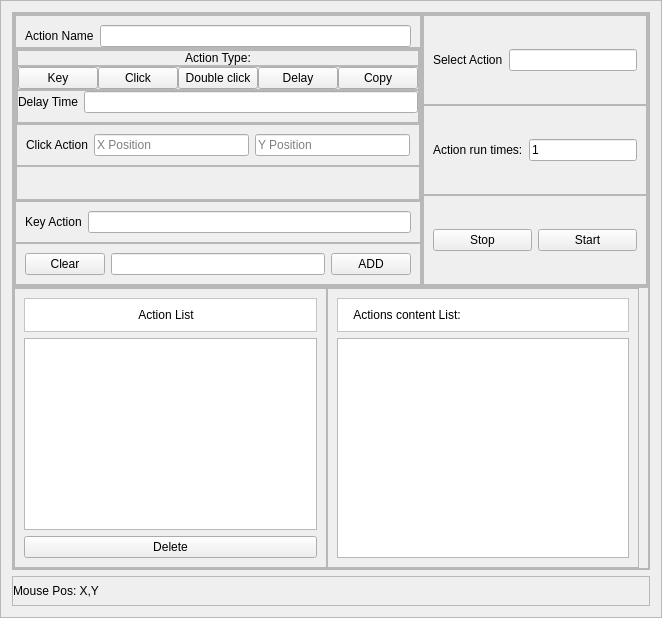
     <widget class="QFrame" name="frame">
      <property name="frameShape">
       <enum>QFrame::StyledPanel</enum>
      </property>
      <property name="frameShadow">
       <enum>QFrame::Raised</enum>
      </property>
      <layout class="QVBoxLayout" name="verticalLayout">
       <item>
        <widget class="QFrame" name="frame_3">
         <property name="frameShape">
          <enum>QFrame::StyledPanel</enum>
         </property>
         <property name="frameShadow">
          <enum>QFrame::Raised</enum>
         </property>
         <layout class="QVBoxLayout" name="verticalLayout_2">
          <property name="spacing">
           <number>0</number>
          </property>
          <property name="leftMargin">
           <number>0</number>
          </property>
          <property name="topMargin">
           <number>0</number>
          </property>
          <property name="rightMargin">
           <number>0</number>
          </property>
          <property name="bottomMargin">
           <number>0</number>
          </property>
          <item>
           <widget class="QFrame" name="frame_8">
            <property name="minimumSize">
             <size>
              <width>0</width>
              <height>100</height>
             </size>
            </property>
            <property name="frameShape">
             <enum>QFrame::StyledPanel</enum>
            </property>
            <property name="frameShadow">
             <enum>QFrame::Raised</enum>
            </property>
            <layout class="QHBoxLayout" name="horizontalLayout_4">
             <property name="spacing">
              <number>0</number>
             </property>
             <property name="leftMargin">
              <number>0</number>
             </property>
             <property name="topMargin">
              <number>0</number>
             </property>
             <property name="rightMargin">
              <number>0</number>
             </property>
             <property name="bottomMargin">
              <number>0</number>
             </property>
             <item>
              <widget class="QFrame" name="frame_10">
               <property name="frameShape">
                <enum>QFrame::StyledPanel</enum>
               </property>
               <property name="frameShadow">
                <enum>QFrame::Raised</enum>
               </property>
               <layout class="QVBoxLayout" name="verticalLayout_5">
                <property name="spacing">
                 <number>0</number>
                </property>
                <property name="leftMargin">
                 <number>0</number>
                </property>
                <property name="topMargin">
                 <number>0</number>
                </property>
                <property name="rightMargin">
                 <number>0</number>
                </property>
                <property name="bottomMargin">
                 <number>0</number>
                </property>
                <item>
                 <widget class="QFrame" name="frame_13">
                  <property name="frameShape">
                   <enum>QFrame::StyledPanel</enum>
                  </property>
                  <property name="frameShadow">
                   <enum>QFrame::Raised</enum>
                  </property>
                  <layout class="QHBoxLayout" name="horizontalLayout_8">
                   <property name="bottomMargin">
                    <number>0</number>
                   </property>
                   <item>
                    <widget class="QLabel" name="label_6">
                     <property name="text">
                      <string>Action Name</string>
                     </property>
                    </widget>
                   </item>
                   <item>
                    <widget class="QLineEdit" name="action_name_edit"/>
                   </item>
                  </layout>
                 </widget>
                </item>
                <item>
                 <widget class="QFrame" name="frame_12">
                  <property name="frameShape">
                   <enum>QFrame::StyledPanel</enum>
                  </property>
                  <property name="frameShadow">
                   <enum>QFrame::Raised</enum>
                  </property>
                  <layout class="QVBoxLayout" name="verticalLayout_6">
                   <property name="spacing">
                    <number>0</number>
                   </property>
                   <property name="leftMargin">
                    <number>0</number>
                   </property>
                   <property name="topMargin">
                    <number>0</number>
                   </property>
                   <property name="rightMargin">
                    <number>0</number>
                   </property>
                   <property name="bottomMargin">
                    <number>0</number>
                   </property>
                   <item>
                    <widget class="QFrame" name="frame_17">
                     <property name="minimumSize">
                      <size>
                       <width>0</width>
                       <height>40</height>
                      </size>
                     </property>
                     <property name="frameShape">
                      <enum>QFrame::StyledPanel</enum>
                     </property>
                     <property name="frameShadow">
                      <enum>QFrame::Raised</enum>
                     </property>
                     <layout class="QVBoxLayout" name="verticalLayout_17">
                      <property name="spacing">
                       <number>0</number>
                      </property>
                      <property name="leftMargin">
                       <number>0</number>
                      </property>
                      <property name="topMargin">
                       <number>0</number>
                      </property>
                      <property name="rightMargin">
                       <number>0</number>
                      </property>
                      <property name="bottomMargin">
                       <number>0</number>
                      </property>
                      <item>
                       <widget class="QFrame" name="frame_41">
                        <property name="minimumSize">
                         <size>
                          <width>0</width>
                          <height>0</height>
                         </size>
                        </property>
                        <property name="frameShape">
                         <enum>QFrame::StyledPanel</enum>
                        </property>
                        <property name="frameShadow">
                         <enum>QFrame::Raised</enum>
                        </property>
                        <layout class="QHBoxLayout" name="horizontalLayout_28">
                         <property name="spacing">
                          <number>0</number>
                         </property>
                         <property name="leftMargin">
                          <number>0</number>
                         </property>
                         <property name="topMargin">
                          <number>0</number>
                         </property>
                         <property name="rightMargin">
                          <number>0</number>
                         </property>
                         <property name="bottomMargin">
                          <number>0</number>
                         </property>
                         <item>
                          <widget class="QLabel" name="label_9">
                           <property name="text">
                            <string>Action Type:</string>
                           </property>
                           <property name="alignment">
                            <set>Qt::AlignCenter</set>
                           </property>
                          </widget>
                         </item>
                        </layout>
                       </widget>
                      </item>
                      <item>
                       <widget class="QFrame" name="frame_40">
                        <property name="frameShape">
                         <enum>QFrame::StyledPanel</enum>
                        </property>
                        <property name="frameShadow">
                         <enum>QFrame::Raised</enum>
                        </property>
                        <layout class="QHBoxLayout" name="horizontalLayout_27">
                         <property name="spacing">
                          <number>0</number>
                         </property>
                         <property name="leftMargin">
                          <number>0</number>
                         </property>
                         <property name="topMargin">
                          <number>0</number>
                         </property>
                         <property name="rightMargin">
                          <number>0</number>
                         </property>
                         <property name="bottomMargin">
                          <number>0</number>
                         </property>
                         <item>
                          <widget class="QPushButton" name="type_key">
                           <property name="text">
                            <string>Key</string>
                           </property>
                          </widget>
                         </item>
                         <item>
                          <widget class="QPushButton" name="type_click">
                           <property name="text">
                            <string>Click</string>
                           </property>
                          </widget>
                         </item>
                         <item>
                          <widget class="QPushButton" name="type_double_click">
                           <property name="text">
                            <string>Double click</string>
                           </property>
                          </widget>
                         </item>
                         <item>
                          <widget class="QPushButton" name="type_delay">
                           <property name="text">
                            <string>Delay</string>
                           </property>
                          </widget>
                         </item>
                         <item>
                          <widget class="QPushButton" name="copy_action">
                           <property name="text">
                            <string>Copy</string>
                           </property>
                          </widget>
                         </item>
                        </layout>
                       </widget>
                      </item>
                      <item>
                       <widget class="QFrame" name="frame_42">
                        <property name="minimumSize">
                         <size>
                          <width>0</width>
                          <height>30</height>
                         </size>
                        </property>
                        <property name="frameShape">
                         <enum>QFrame::StyledPanel</enum>
                        </property>
                        <property name="frameShadow">
                         <enum>QFrame::Raised</enum>
                        </property>
                        <layout class="QHBoxLayout" name="horizontalLayout_11">
                         <property name="leftMargin">
                          <number>0</number>
                         </property>
                         <property name="topMargin">
                          <number>0</number>
                         </property>
                         <property name="rightMargin">
                          <number>0</number>
                         </property>
                         <item>
                          <widget class="QLabel" name="label_16">
                           <property name="text">
                            <string>Delay Time</string>
                           </property>
                          </widget>
                         </item>
                         <item>
                          <widget class="QLineEdit" name="delay_time"/>
                         </item>
                        </layout>
                       </widget>
                      </item>
                     </layout>
                    </widget>
                   </item>
                   <item>
                    <widget class="QFrame" name="frame_16">
                     <property name="frameShape">
                      <enum>QFrame::StyledPanel</enum>
                     </property>
                     <property name="frameShadow">
                      <enum>QFrame::Raised</enum>
                     </property>
                     <layout class="QHBoxLayout" name="horizontalLayout_7">
                      <item>
                       <widget class="QLabel" name="label_7">
                        <property name="text">
                         <string>Click Action</string>
                        </property>
                       </widget>
                      </item>
                      <item>
                       <widget class="QLineEdit" name="x_pos_edit">
                        <property name="placeholderText">
                         <string>X Position</string>
                        </property>
                       </widget>
                      </item>
                      <item>
                       <widget class="QLineEdit" name="y_pos_edit">
                        <property name="placeholderText">
                         <string>Y Position</string>
                        </property>
                       </widget>
                      </item>
                     </layout>
                    </widget>
                   </item>
                   <item>
                    <widget class="QFrame" name="frame_23">
                     <property name="frameShape">
                      <enum>QFrame::StyledPanel</enum>
                     </property>
                     <property name="frameShadow">
                      <enum>QFrame::Raised</enum>
                     </property>
                     <layout class="QHBoxLayout" name="horizontalLayout_16">
                      <item>
                       <widget class="QLabel" name="action_type_cp">
                        <property name="text">
                         <string/>
                        </property>
                        <property name="alignment">
                         <set>Qt::AlignCenter</set>
                        </property>
                       </widget>
                      </item>
                     </layout>
                    </widget>
                   </item>
                  </layout>
                 </widget>
                </item>
                <item>
                 <widget class="QFrame" name="frame_14">
                  <property name="frameShape">
                   <enum>QFrame::StyledPanel</enum>
                  </property>
                  <property name="frameShadow">
                   <enum>QFrame::Raised</enum>
                  </property>
                  <layout class="QHBoxLayout" name="horizontalLayout_9">
                   <item>
                    <widget class="QLabel" name="label_8">
                     <property name="text">
                      <string>Key Action</string>
                     </property>
                    </widget>
                   </item>
                   <item>
                    <widget class="QLineEdit" name="key_content_edit"/>
                   </item>
                  </layout>
                 </widget>
                </item>
                <item>
                 <widget class="QFrame" name="frame_15">
                  <property name="frameShape">
                   <enum>QFrame::StyledPanel</enum>
                  </property>
                  <property name="frameShadow">
                   <enum>QFrame::Raised</enum>
                  </property>
                  <layout class="QHBoxLayout" name="horizontalLayout_10">
                   <item>
                    <widget class="QPushButton" name="clear_btn">
                     <property name="text">
                      <string>Clear</string>
                     </property>
                    </widget>
                   </item>
                   <item>
                    <widget class="QLineEdit" name="number"/>
                   </item>
                   <item>
                    <widget class="QPushButton" name="add_btn">
                     <property name="text">
                      <string>ADD</string>
                     </property>
                    </widget>
                   </item>
                  </layout>
                 </widget>
                </item>
               </layout>
              </widget>
             </item>
             <item>
              <widget class="QFrame" name="frame_11">
               <property name="minimumSize">
                <size>
                 <width>200</width>
                 <height>0</height>
                </size>
               </property>
               <property name="frameShape">
                <enum>QFrame::StyledPanel</enum>
               </property>
               <property name="frameShadow">
                <enum>QFrame::Raised</enum>
               </property>
               <layout class="QVBoxLayout" name="verticalLayout_7">
                <property name="spacing">
                 <number>0</number>
                </property>
                <property name="leftMargin">
                 <number>0</number>
                </property>
                <property name="topMargin">
                 <number>0</number>
                </property>
                <property name="rightMargin">
                 <number>0</number>
                </property>
                <property name="bottomMargin">
                 <number>0</number>
                </property>
                <item>
                 <widget class="QFrame" name="frame_20">
                  <property name="frameShape">
                   <enum>QFrame::StyledPanel</enum>
                  </property>
                  <property name="frameShadow">
                   <enum>QFrame::Raised</enum>
                  </property>
                  <layout class="QHBoxLayout" name="horizontalLayout_13">
                   <item>
                    <widget class="QLabel" name="label_10">
                     <property name="text">
                      <string>Select Action</string>
                     </property>
                    </widget>
                   </item>
                   <item>
                    <widget class="QLineEdit" name="selected_action"/>
                   </item>
                  </layout>
                 </widget>
                </item>
                <item>
                 <widget class="QFrame" name="frame_22">
                  <property name="frameShape">
                   <enum>QFrame::StyledPanel</enum>
                  </property>
                  <property name="frameShadow">
                   <enum>QFrame::Raised</enum>
                  </property>
                  <layout class="QHBoxLayout" name="horizontalLayout_14">
                   <item>
                    <widget class="QLabel" name="label_11">
                     <property name="text">
                      <string>Action run times:</string>
                     </property>
                    </widget>
                   </item>
                   <item>
                    <widget class="QLineEdit" name="times">
                     <property name="text">
                      <string>1</string>
                     </property>
                     <property name="clearButtonEnabled">
                      <bool>false</bool>
                     </property>
                    </widget>
                   </item>
                  </layout>
                 </widget>
                </item>
                <item>
                 <widget class="QFrame" name="frame_21">
                  <property name="frameShape">
                   <enum>QFrame::StyledPanel</enum>
                  </property>
                  <property name="frameShadow">
                   <enum>QFrame::Raised</enum>
                  </property>
                  <layout class="QHBoxLayout" name="horizontalLayout_15">
                   <item>
                    <widget class="QPushButton" name="stop">
                     <property name="text">
                      <string>Stop</string>
                     </property>
                    </widget>
                   </item>
                   <item>
                    <widget class="QPushButton" name="start">
                     <property name="text">
                      <string>Start</string>
                     </property>
                    </widget>
                   </item>
                  </layout>
                 </widget>
                </item>
               </layout>
              </widget>
             </item>
            </layout>
           </widget>
          </item>
          <item>
           <widget class="QFrame" name="frame_4">
            <property name="maximumSize">
             <size>
              <width>16777215</width>
              <height>300</height>
             </size>
            </property>
            <property name="frameShape">
             <enum>QFrame::StyledPanel</enum>
            </property>
            <property name="frameShadow">
             <enum>QFrame::Raised</enum>
            </property>
            <layout class="QHBoxLayout" name="horizontalLayout_3">
             <property name="spacing">
              <number>0</number>
             </property>
             <property name="leftMargin">
              <number>0</number>
             </property>
             <property name="topMargin">
              <number>0</number>
             </property>
             <property name="bottomMargin">
              <number>0</number>
             </property>
             <item>
              <widget class="QFrame" name="frame_6">
               <property name="frameShape">
                <enum>QFrame::StyledPanel</enum>
               </property>
               <property name="frameShadow">
                <enum>QFrame::Raised</enum>
               </property>
               <layout class="QVBoxLayout" name="verticalLayout_3">
                <item>
                 <widget class="QFrame" name="frame_9">
                  <property name="styleSheet">
                   <string notr="true">background-color: rgb(255, 255, 255);</string>
                  </property>
                  <property name="frameShape">
                   <enum>QFrame::StyledPanel</enum>
                  </property>
                  <property name="frameShadow">
                   <enum>QFrame::Raised</enum>
                  </property>
                  <layout class="QHBoxLayout" name="horizontalLayout_6">
                   <property name="leftMargin">
                    <number>0</number>
                   </property>
                   <item>
                    <widget class="QLabel" name="label_3">
                     <property name="text">
                      <string>Action List</string>
                     </property>
                     <property name="alignment">
                      <set>Qt::AlignCenter</set>
                     </property>
                    </widget>
                   </item>
                  </layout>
                 </widget>
                </item>
                <item>
                 <widget class="QListWidget" name="action_list"/>
                </item>
                <item>
                 <widget class="QPushButton" name="del_row">
                  <property name="text">
                   <string>Delete</string>
                  </property>
                 </widget>
                </item>
               </layout>
              </widget>
             </item>
             <item>
              <widget class="QFrame" name="frame_7">
               <property name="frameShape">
                <enum>QFrame::StyledPanel</enum>
               </property>
               <property name="frameShadow">
                <enum>QFrame::Raised</enum>
               </property>
               <layout class="QVBoxLayout" name="verticalLayout_4">
                <item>
                 <widget class="QFrame" name="frame_5">
                  <property name="styleSheet">
                   <string notr="true">background-color: rgb(255, 255, 255);</string>
                  </property>
                  <property name="frameShape">
                   <enum>QFrame::StyledPanel</enum>
                  </property>
                  <property name="frameShadow">
                   <enum>QFrame::Raised</enum>
                  </property>
                  <layout class="QHBoxLayout" name="horizontalLayout_5">
                   <property name="leftMargin">
                    <number>0</number>
                   </property>
                   <item>
                    <widget class="QLabel" name="label_5">
                     <property name="text">
                      <string>Actions content List:</string>
                     </property>
                     <property name="alignment">
                      <set>Qt::AlignCenter</set>
                     </property>
                    </widget>
                   </item>
                   <item>
                    <widget class="QLabel" name="action_list_name">
                     <property name="text">
                      <string/>
                     </property>
                    </widget>
                   </item>
                  </layout>
                 </widget>
                </item>
                <item>
                 <widget class="QListWidget" name="action_content_list"/>
                </item>
               </layout>
              </widget>
             </item>
            </layout>
           </widget>
          </item>
         </layout>
        </widget>
       </item>
       <item>
        <widget class="QFrame" name="frame_19">
         <property name="minimumSize">
          <size>
           <width>0</width>
           <height>30</height>
          </size>
         </property>
         <property name="maximumSize">
          <size>
           <width>16777215</width>
           <height>30</height>
          </size>
         </property>
         <property name="frameShape">
          <enum>QFrame::StyledPanel</enum>
         </property>
         <property name="frameShadow">
          <enum>QFrame::Raised</enum>
         </property>
         <layout class="QHBoxLayout" name="horizontalLayout_12">
          <property name="spacing">
           <number>0</number>
          </property>
          <property name="leftMargin">
           <number>0</number>
          </property>
          <property name="topMargin">
           <number>0</number>
          </property>
          <property name="rightMargin">
           <number>0</number>
          </property>
          <property name="bottomMargin">
           <number>0</number>
          </property>
          <item>
           <widget class="QLabel" name="label_4">
            <property name="text">
             <string>Mouse Pos: X,Y</string>
            </property>
           </widget>
          </item>
          <item>
           <widget class="QLabel" name="mouse_pos_lbl">
            <property name="text">
             <string/>
            </property>
           </widget>
          </item>
         </layout>
        </widget>
       </item>
      </layout>
     </widget>
